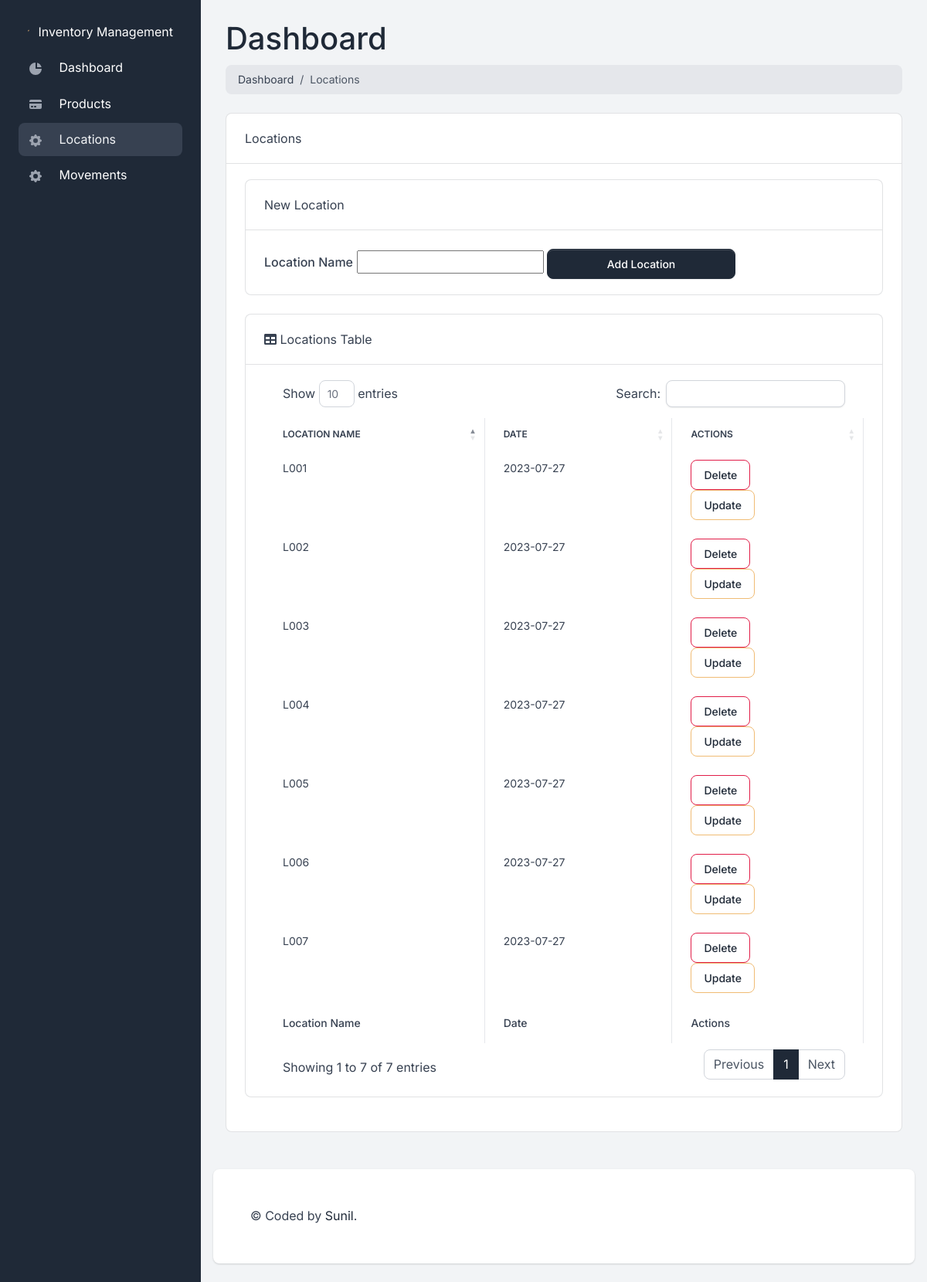
Page /locations/ on the committed database.
### app.py (models this page shows, shortened)
class Location(db.Model):
    __tablename__   = 'locations'
    location_id     = db.Column(db.String(200), primary_key=True)
    date_created    = db.Column(db.DateTime, default=datetime.utcnow)

### app.py (the view)
@app.route('/locations/', methods=["POST", "GET"])
def viewLocation():
    if (request.method == "POST") and ('location_name' in request.form):
        location_name = request.form["location_name"]
        new_location = Location(location_id=location_name)
        try:
            db.session.add(new_location)
            db.session.commit()
            return redirect("/locations/")
        except:
            locations = Location.query.order_by(Location.date_created).all()
            return "There Was an issue while add a new Location"
    else:
        locations = Location.query.order_by(Location.date_created).all()
        return render_template("locations.html", locations=locations, segment='locations')

### templates/locations.html (shortened to what this page needs)
{% extends 'layouts/base.html' %}
{% block content %}
<main>
    <div class="container-fluid">
        <h1 class="mt-4">Dashboard</h1>
        <ol class="breadcrumb mb-4">
            <li class="breadcrumb-item"><a href="/">Dashboard</a></li>
            <li class="breadcrumb-item active">Locations</li>
        </ol>
        <div class="card mb-4">
            <div class="card-header">Locations</div>
            <div class="card-body">
                <div class="card mb-4">
                    <div class="card-header">New Location</div>
                    <div class="card-body">
                        <form action="/locations/" method="POST" id="location_form">
                            <label for="location_name" class="col-form-label">Location Name</label>
                            <input type="text" name="location_name" id="location_name">
                            <input id="submitLocation" value="Add Location" class="btn btn-primary">
                        </form>
                    </div>
                </div>
                <div class="card mb-4">
                <div class="card-header">
                    <i class="fas fa-table mr-1"></i>
                    Locations Table
                </div>
                <div class="card-body">
                    <div class="table-responsive">
                        {% if locations|length < 1 %}
                        <h4>There are no Locations, add one above</h4>
                        {% else %}
                        <table class="table table-bordered" id="dataTable" width="100%" cellspacing="0">
                            <thead>
                                <tr>
                                    <th>Location Name</th>
                                    <th>Date</th>
                                    <th>Actions</th>
                                </tr>
                            </thead>
                            <tfoot>
                                <tr>
                                    <th>Location Name</th>
                                    <th>Date</th>
                                    <th>Actions</th>
                                </tr>
                            </tfoot>
                            <tbody>
                                {% for location in locations %}
                                <tr>
                                    <td>{{ location.location_id }}</td>
                                    <td>{{ location.date_created.date() }}</td>
                                    <td>
                                        <button class="btn btn-outline-danger" type="button"> <a href="/delete-location/{{ location.location_id }}">Delete</a> </button>
                                        <br>
                                        <button class="btn btn-outline-secondary" type="button"> <a href="/update-location/{{ location.location_id }}">Update</a>  </button>
                                    </td>
                                </tr>
                                {% endfor %}
                            </tbody>
                        </table>
                        {% endif %}
                </div>
            </div>
                </div>
            </div>
        </div>
    </div>
</main>
{% endblock %}

### rows in the picture
Location: location_id "L001", date_created "2023-07-27"
Location: location_id "L002", date_created "2023-07-27"
Location: location_id "L003", date_created "2023-07-27"
Location: location_id "L004", date_created "2023-07-27"
Location: location_id "L005", date_created "2023-07-27"
Location: location_id "L006", date_created "2023-07-27"
Location: location_id "L007", date_created "2023-07-27"
